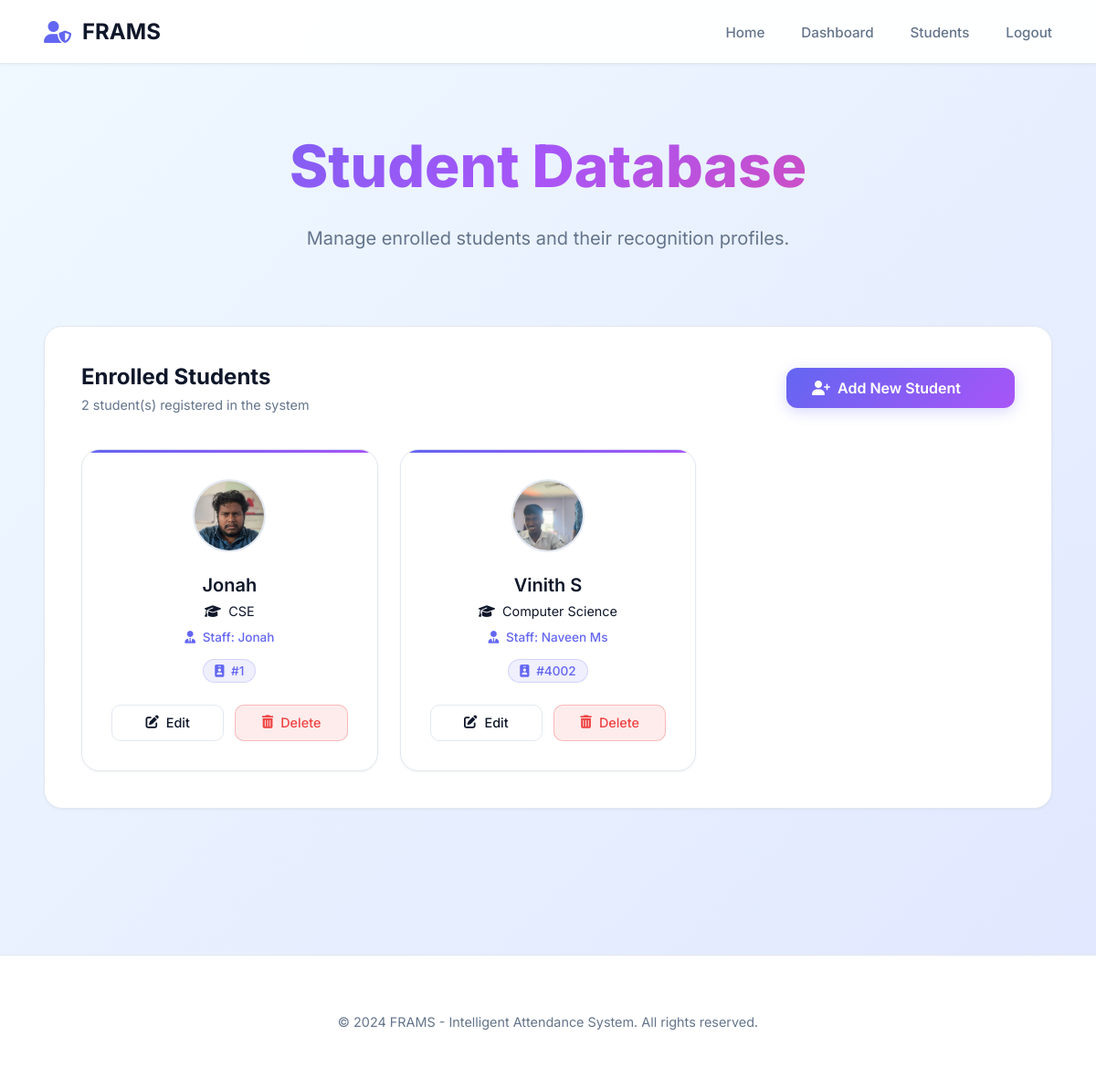
The app's page /studentdata/ (signed in) with its own data.
### attendance/models.py (models this page shows, shortened)
class StudentData(models.Model):
    registration_id = models.IntegerField(primary_key=True)
    name = models.CharField(max_length=150)
    address = models.TextField(blank=True, null=True)
    dept = models.CharField(max_length=100, blank=True, null=True)
    image = models.ImageField(upload_to='training_images/') # Training image
    photo = models.ImageField(upload_to='student_photos/', blank=True, null=True) # Profile photo
    staff = models.ForeignKey(Staff, on_delete=models.SET_NULL, null=True, blank=True, related_name='students')

class Staff(models.Model):
    name = models.CharField(max_length=150)
    department = models.CharField(max_length=100)
    email = models.EmailField(unique=True)
    image = models.ImageField(upload_to='staff_training_images/', null=True, blank=True)

### attendance/views.py (the view)
# urls.py: path('studentdata/', views.student_data, name='student_data'),
@login_required(login_url='login')
def student_data(request):
    students = StudentData.objects.all()
    return render(request, "students.html", {'students': students})

### templates/students.html (shortened to what this page needs)
{% extends "base.html" %}
{% block content %}
<div class="hero fade-in">
    <h1>Student Database</h1>
    <p>Manage enrolled students and their recognition profiles.</p>
</div>
<div class="glass fade-in" style="padding: 2.5rem; animation-delay: 0.1s;">
    <div style="display: flex; justify-content: space-between; align-items: center; margin-bottom: 2.5rem;">
        <div>
            <h3 style="font-size: 1.5rem; margin-bottom: 0.5rem;">Enrolled Students</h3>
            <p style="color: var(--text-secondary); font-size: 0.9rem;">{{ students.count }} student(s) registered in
                the system</p>
        </div>
        <a href="{% url 'register_student' %}" class="btn-submit"
            style="width:250px; margin-top: 0; padding: 0.75rem 1.75rem; text-decoration: none; display: flex; align-items: center; gap: 0.5rem;">
            <i class="fas fa-user-plus"></i>
            Add New Student
        </a>
    </div>
    {% if students %}
    <div style="display: grid; grid-template-columns: repeat(auto-fill, minmax(300px, 1fr)); gap: 1.5rem;">
        {% for student in students %}
        <div class="glass" style="padding: 2rem; transition: all 0.3s ease; position: relative; overflow: hidden;">
            <div
                style="position: absolute; top: 0; left: 0; right: 0; height: 3px; background: linear-gradient(90deg, var(--primary), var(--secondary));">
            </div>
            <div
                style="width: 80px; height: 80px; margin: 0 auto 1.5rem; background: linear-gradient(135deg, rgba(99, 102, 241, 0.1), rgba(168, 85, 247, 0.1)); border-radius: 50%; display: flex; align-items: center; justify-content: center; border: 2px solid var(--border-color);">
                {% if student.image %}
                <img src="{{ student.image.url }}" alt="{{ student.name }}" style="width: 100%; height: 100%; object-fit: cover; border-radius: 50%;">
                {% else %}
                <i class="fas fa-user" style="font-size: 2rem; color: var(--primary);"></i>
                {% endif %}
            </div>
            <div style="text-align: center; margin-bottom: 1.5rem;">
                <h4 style="font-size: 1.25rem; font-weight: 600; margin-bottom: 0.5rem; color: var(--text-primary);">{{ student.name }}</h4>
                <div style="font-size: 0.9rem; color: var(--text-muted); margin-bottom: 0.75rem;">
                    <i class="fas fa-graduation-cap" style="margin-right:0.25rem;"></i> {{ student.dept|default:"No Department" }}
                </div>
                <div style="font-size: 0.85rem; color: var(--primary); font-weight: 500; margin-bottom: 1rem;">
                    <i class="fas fa-user-tie" style="margin-right:0.25rem;"></i> Staff: {{ student.staff.name|default:"Unassigned" }}
                </div>
                <div
                    style="display: inline-block; background: rgba(99, 102, 241, 0.1); color: var(--primary); padding: 0.25rem 0.75rem; border-radius: 20px; font-size: 0.85rem; font-weight: 500; border: 1px solid rgba(99, 102, 241, 0.2);">
                    <i class="fas fa-id-badge" style="margin-right: 0.25rem;"></i>
                    #{{ student.registration_id }}
                </div>
            </div>
            <div style="display: grid; grid-template-columns: 1fr 1fr; gap: 0.75rem;">
                <a href="{% url 'edit_student_form' student.registration_id %}"
                    style="padding: 0.65rem; border-radius: 10px; text-decoration: none; text-align: center; font-weight: 500; font-size: 0.9rem; transition: all 0.3s; background: var(--bg-elevated); border: 1px solid var(--border-color); color: var(--text-primary); display: flex; align-items: center; justify-content: center; gap: 0.5rem;">
                    <i class="fas fa-edit"></i>
                    Edit
                </a>
                <a href="{% url 'delete_student' student.registration_id %}"
                    onclick="return confirm('Are you sure you want to delete {{ student.name }}? This action cannot be undone.')"
                    style="padding: 0.65rem; border-radius: 10px; text-decoration: none; text-align: center; font-weight: 500; font-size: 0.9rem; transition: all 0.3s; background: rgba(239, 68, 68, 0.1); border: 1px solid rgba(239, 68, 68, 0.3); color: var(--danger); display: flex; align-items: center; justify-content: center; gap: 0.5rem;">
                    <i class="fas fa-trash-alt"></i>
                    Delete
                </a>
            </div>
        </div>
        {% endfor %}
    </div>
    {% endif %}
</div>
{% endblock %}

### templates/base.html (shortened to what this page needs)
{% load static %}
<!DOCTYPE html>
<html lang="en">
<head>
    <link rel="stylesheet" href="https://cdnjs.cloudflare.com/ajax/libs/font-awesome/6.4.0/css/all.min.css">
    <link rel="stylesheet" href="{% static 'css/main.css' %}">
</head>
<body>
    <nav class="navbar" id="navbar">
        <a href="{% url 'home' %}" class="nav-logo">
            <i class="fas fa-user-shield text-primary"></i>
            <span>FRAMS</span>
        </a>
        <ul class="nav-links">
            <li><a href="{% url 'home' %}">Home</a></li>
            {% if user.is_authenticated %}
            <li><a href="{% url 'dashboard' %}">Dashboard</a></li>
            <li><a href="{% url 'student_data' %}">Students</a></li>
            <li><a href="{% url 'logout' %}">Logout</a></li>
            {% else %}
            <li><a href="{% url 'login' %}" class="btn-login">Admin Login</a></li>
            {% endif %}
        </ul>
    </nav>
    <div class="container">
        {% block content %}{% endblock %}
    </div>
    <footer>
        <p>&copy; 2024 FRAMS - Intelligent Attendance System. All rights reserved.</p>
    </footer>
</body>
</html>

### static/css/main.css (style rules this page uses)
:root { --primary: #6366f1; --primary-hover: #4f46e5; --secondary: #a855f7; --bg-main: #ffffff; --bg-card: #f8fafc; --bg-elevated: #ffffff; --border-color: #e2e8f0; --text-primary: #0f172a; --text-secondary: #64748b; --success: #22c55e; --danger: #ef4444; --warning: #f59e0b; --shadow-sm: 0 1px 3px rgba(0, 0, 0, 0.05); --shadow-md: 0 4px 6px rgba(0, 0, 0, 0.07); --shadow-lg: 0 10px 25px rgba(0, 0, 0, 0.1); }
* { margin: 0; padding: 0; box-sizing: border-box; font-family: 'Inter', -apple-system, BlinkMacSystemFont, "Segoe UI", Roboto, sans-serif; }
body { background: linear-gradient(135deg, #f0f9ff 0%, #e0e7ff 100%); color: var(--text-primary); min-height: 100vh; overflow-x: hidden; }
.navbar { position: fixed; top: 0; left: 0; right: 0; padding: 1.25rem 3rem; display: flex; justify-content: space-between; align-items: center; z-index: 1000; background: rgba(255, 255, 255, 0.95); backdrop-filter: blur(20px); border-bottom: 1px solid var(--border-color); transition: all 0.3s ease; box-shadow: var(--shadow-sm); }
.nav-logo { display: flex; align-items: center; gap: 0.75rem; font-size: 1.5rem; font-weight: 700; color: var(--text-primary); text-decoration: none; transition: transform 0.3s ease; }
.nav-logo i { color: var(--primary); }
.nav-links { display: flex; gap: 2.5rem; list-style: none; align-items: center; }
.nav-links a { color: var(--text-secondary); text-decoration: none; font-weight: 500; font-size: 0.95rem; transition: color 0.3s; position: relative; }
.nav-links a::after { content: ''; position: absolute; bottom: -5px; left: 0; width: 0; height: 2px; background: var(--primary); transition: width 0.3s ease; }
.container { max-width: 1400px; margin: 0 auto; padding: 9rem 3rem 5rem; }
.hero { text-align: center; margin-bottom: 5rem; }
.hero h1 { font-size: 4rem; font-weight: 800; margin-bottom: 1.5rem; background: linear-gradient(135deg, #6366f1 0%, #a855f7 50%, #ec4899 100%); -webkit-background-clip: text; background-clip: text; -webkit-text-fill-color: transparent; line-height: 1.2; }
.hero p { color: var(--text-secondary); font-size: 1.25rem; max-width: 700px; margin: 0 auto; line-height: 1.6; }
.action-card, .glass { background: var(--bg-elevated); border: 1px solid var(--border-color); border-radius: 20px; transition: all 0.3s ease; position: relative; overflow: hidden; box-shadow: var(--shadow-sm); }
.btn-submit { width: 100%; background: linear-gradient(135deg, var(--primary) 0%, var(--secondary) 100%); color: white; border: none; padding: 1rem; border-radius: 12px; font-weight: 600; font-size: 1rem; cursor: pointer; transition: all 0.3s; margin-top: 1rem; box-shadow: 0 4px 15px rgba(99, 102, 241, 0.25); }
footer { text-align: center; padding: 4rem 2rem; color: var(--text-secondary); font-size: 0.9rem; border-top: 1px solid var(--border-color); margin-top: 5rem; background: var(--bg-elevated); }
.fade-in { animation: fadeIn 0.6s ease forwards; }
.text-primary { color: var(--text-primary); }

### records on screen
StudentData: image (picture), name "Jonah", dept "CSE", staff.name "Jonah", registration_id "1"
StudentData: image (picture), name "Vinith S", dept "Computer Science", staff.name "Naveen Ms", registration_id "4002"

### other values on screen
{{ students.count }} "2"
